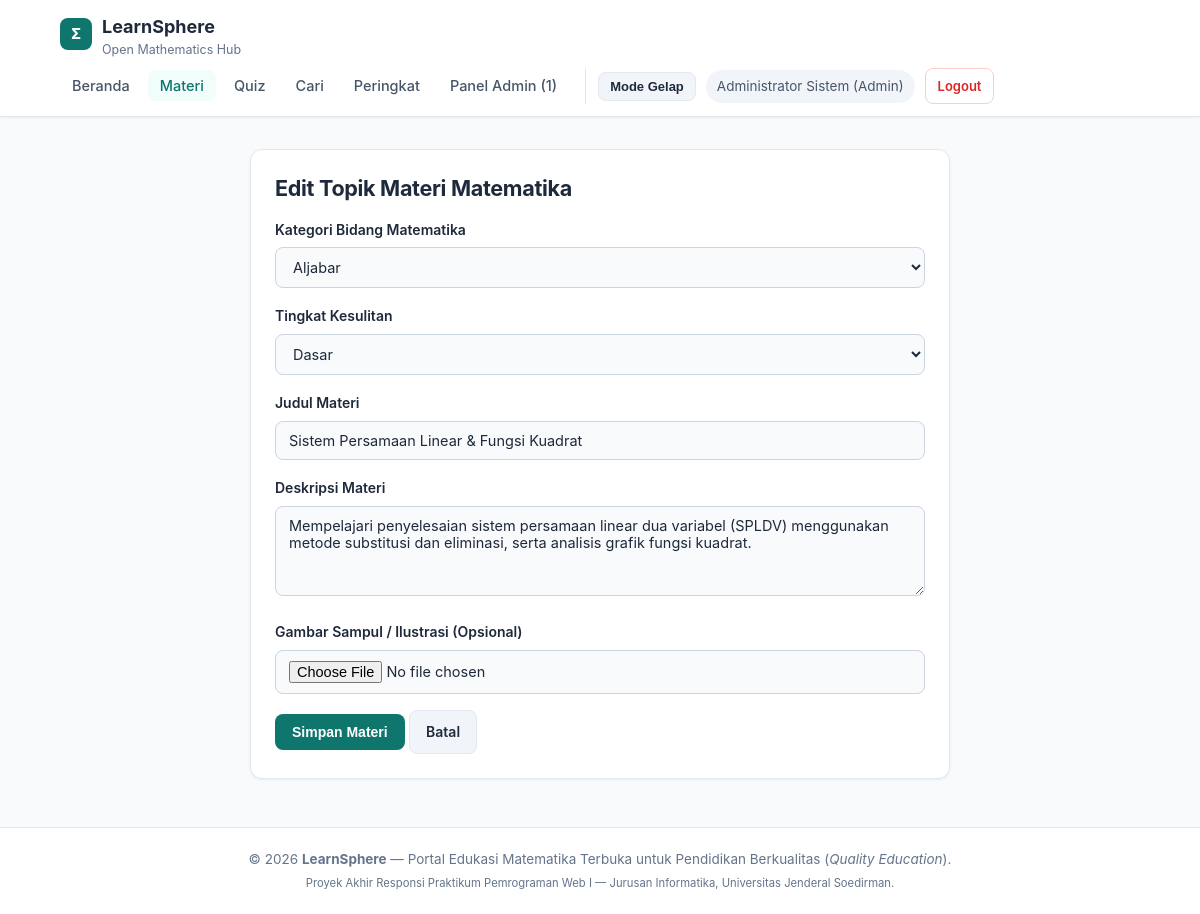
The app's page /materi_form.php?id=1 (signed in) with its own data.
### tables this page shows
CREATE TABLE materi (
    id INT(11) AUTO_INCREMENT PRIMARY KEY,
    kategori_id INT(11) NOT NULL,
    user_id INT(11) NOT NULL,
    judul VARCHAR(150) NOT NULL,
    tingkat ENUM('Dasar', 'Menengah', 'Lanjut') NOT NULL DEFAULT 'Dasar',
    deskripsi TEXT NOT NULL,
    thumbnail VARCHAR(255) DEFAULT NULL,
    created_at TIMESTAMP DEFAULT CURRENT_TIMESTAMP,
    FOREIGN KEY (kategori_id) REFERENCES kategori(id) ON DELETE RESTRICT,
    FOREIGN KEY (user_id) REFERENCES users(id) ON DELETE CASCADE
);

CREATE TABLE kategori (
    id INT(11) AUTO_INCREMENT PRIMARY KEY,
    nama_kategori VARCHAR(80) NOT NULL UNIQUE,
    deskripsi VARCHAR(255) NOT NULL
);

### materi_form.php (the view, shortened to what this page needs)
<?php
require_once 'config/koneksi.php';
$id = isset($_GET['id']) ? (int)$_GET['id'] : 0;
$data = ['kategori_id' => 1, 'judul' => '', 'tingkat' => 'Dasar', 'deskripsi' => '', 'thumbnail' => ''];
if ($id > 0) {
    $res = mysqli_query($conn, "SELECT * FROM materi WHERE id = $id");
    if ($row = mysqli_fetch_assoc($res)) {
        $data = $row;
    }
}
$kategori_list = mysqli_query($conn, "SELECT * FROM kategori ORDER BY id ASC");
include 'includes/header.php';
?>
<section class="card" style="max-width: 700px; margin: 0 auto;">
    <h2><?= $id > 0 ? 'Edit Topik Materi Matematika' : 'Tambah Topik Materi Matematika' ?></h2>
    <form method="POST" enctype="multipart/form-data" style="margin-top:14px;">
        <div class="form-group">
            <label for="kategori_id">Kategori Bidang Matematika</label>
            <select id="kategori_id" name="kategori_id" required>
                <?php while ($kat = mysqli_fetch_assoc($kategori_list)): ?>
                    <option value="<?= $kat['id'] ?>" <?= (int)$data['kategori_id'] === (int)$kat['id'] ? 'selected' : '' ?>>
                        <?= htmlspecialchars($kat['nama_kategori']) ?>
                    </option>
                <?php endwhile; ?>
            </select>
        </div>
        <div class="form-group">
            <label for="tingkat">Tingkat Kesulitan</label>
            <select id="tingkat" name="tingkat">
                <option value="Dasar" <?= $data['tingkat'] === 'Dasar' ? 'selected' : '' ?>>Dasar</option>
            </select>
        </div>
        <div class="form-group">
            <label for="judul">Judul Materi</label>
            <input type="text" id="judul" name="judul" value="<?= htmlspecialchars($data['judul']) ?>" placeholder="Contoh: Integral Tentu dan Luas Daerah" required>
        </div>
        <div class="form-group">
            <label for="deskripsi">Deskripsi Materi</label>
            <textarea id="deskripsi" name="deskripsi" rows="4" required><?= htmlspecialchars($data['deskripsi']) ?></textarea>
        </div>
        <div class="form-group">
            <label for="thumbnail">Gambar Sampul / Ilustrasi (Opsional)</label>
            <input type="file" id="thumbnail" name="thumbnail" accept="image/*">
        </div>
        <button type="submit" class="btn btn-primary">Simpan Materi</button>
        <a href="materi.php" class="btn btn-secondary">Batal</a>
    </form>
</section>
<?php include 'includes/footer.php'; ?>

### assets/css/style.css (style rules this page uses)
:root { --bg-page: #f8fafc; --bg-surface: #ffffff; --bg-subtle: #f1f5f9; --border-color: #e2e8f0; --border-strong: #cbd5e1; --text-primary: #1e293b; --text-secondary: #475569; --text-muted: #64748b; --accent: #0f766e; --accent-hover: #115e59; --accent-soft: #f0fdfa; --accent-border: #99f6e4; --success-bg: #ecfdf5; --success-border: #10b981; --success-text: #065f46; --error-bg: #fef2f2; --error-border: #ef4444; --error-text: #991b1b; --warning-bg: #fffbeb; --warning-border: #f59e0b; --shadow-sm: 0 1px 3px rgba(15, 23, 42, 0.04), 0 1px 2px rgba(15, 23, 42, 0.03); --shadow-md: 0 4px 12px rgba(15, 23, 42, 0.06); }
* { box-sizing: border-box; margin: 0; padding: 0; }
body { font-family: 'Inter', -apple-system, BlinkMacSystemFont, 'Segoe UI', Roboto, sans-serif; background-color: var(--bg-page); color: var(--text-primary); line-height: 1.7; font-size: 15.5px; display: flex; flex-direction: column; min-height: 100vh; transition: background-color 0.25s ease, color 0.25s ease; }
h1, h2, h3, h4 { color: var(--text-primary); font-weight: 700; letter-spacing: -0.015em; line-height: 1.35; }
h2 { font-size: 1.35rem; }
a { color: var(--accent); text-decoration: none; }
.card { background-color: var(--bg-surface); border: 1px solid var(--border-color); border-radius: 12px; padding: 24px; margin-bottom: 22px; box-shadow: var(--shadow-sm); transition: border-color 0.2s ease, box-shadow 0.2s ease; }
.btn { display: inline-flex; align-items: center; justify-content: center; gap: 6px; padding: 9px 16px; border-radius: 8px; text-decoration: none !important; font-weight: 600; font-size: 14px; cursor: pointer; border: 1px solid transparent; transition: all 0.18s ease; }
.btn-primary { background-color: var(--accent); color: #ffffff !important; }
.btn-secondary { background-color: var(--bg-subtle); color: var(--text-primary) !important; border-color: var(--border-color); }
.form-group { margin-bottom: 16px; }
.form-group label { display: block; font-weight: 600; font-size: 14px; margin-bottom: 6px; color: var(--text-primary); }
input[type="text"], input[type="email"], input[type="password"], input[type="number"], input[type="url"], input[type="file"], select, textarea { width: 100%; padding: 10px 13px; background-color: var(--bg-page); color: var(--text-primary); border: 1px solid var(--border-strong); border-radius: 8px; font-size: 14.5px; font-family: inherit; transition: border-color 0.2s ease, box-shadow 0.2s ease; }

### records on screen
materi: kategori_id "Aljabar", tingkat "Dasar", judul "Sistem Persamaan Linear & Fungsi Kuadrat", deskripsi "Mempelajari penyelesaian sistem persamaan linear dua variabel (SPLDV) menggunakan metode substitusi dan eliminasi, serta analisis grafik fungsi kuadrat."

### other values on screen
$jumlah_pending_admin "1"
$_SESSION['nama_lengkap'] "Administrator Sistem"
$_SESSION['role'] "Admin"
